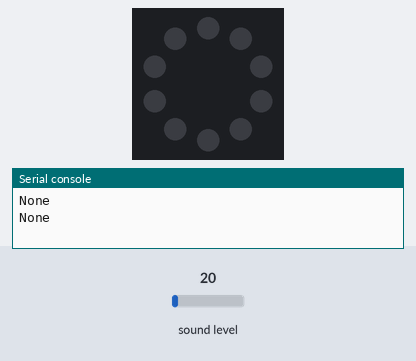
This program was run on a simulated Circuit Playground running CircuitPython. On the bench: the board's ring of 10 RGB LEDs (number 0 left of the top, counting anticlockwise), the last lines printed to the serial console. The inputs (shaded band) are chosen by the test bench; at power-on: sound level 20. Dim RGB values are drawn brighter than linear.

Above: at 1.2 s.
1.3 s: sound level set to 64
At 1.93 s:
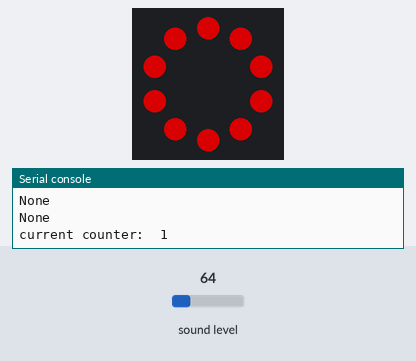
At 2.93 s:
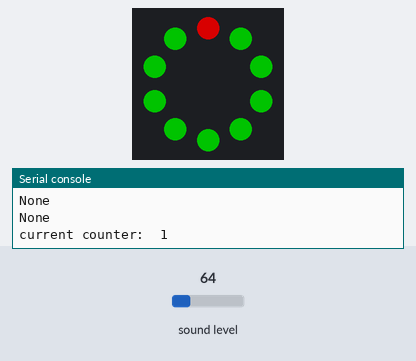
3.0 s: sound level set to 5
4.5 s: sound level set to 128
At 5.67 s:
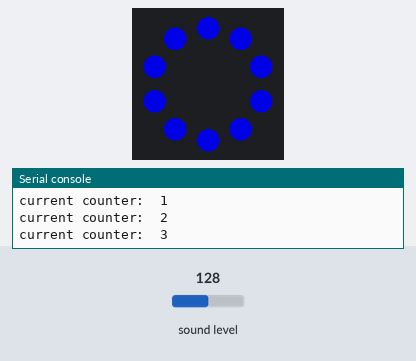

Measured:
- after the input at 1.3 s, the LEDs: first change after 0.05 s (image 1 shows a later state)
- after the input at 4.5 s, the LEDs: first change after 0.11 s (image 3 shows a later state)

The program:

homework_example.py
```python
# ----------------------IMPORT LIBRARIES --------------------------------

import board
import touchio
import digitalio
import analogio
import array
import audiobusio


import time
import random

import adafruit_lis3dh # import for accelerometer
import busio

import adafruit_simplemath
import math
import neopixel
import adafruit_thermistor


# print board pins
print(help(board))
# print adafruit_simplemath library to see available functions we might use
print(help(adafruit_simplemath))

# SETUP --------------------------------------------------------------------
#------------------------------------------------------------------

#  NeoPixel setup
pixels = neopixel.NeoPixel(board.NEOPIXEL, 10, brightness=0.9, auto_write=True)

# variable to light sensor-----------------------------------------
light = analogio.AnalogIn(board.LIGHT)

# thermistor
thermistor = adafruit_thermistor.Thermistor(
    board.TEMPERATURE, 10000, 10000, 25, 3950)


#  NeoPixel colors
col1 = (0, 255, 0)
col2 = (0, 255, 255)
col3 = (0, 0, 255)
col4 = (100, 0, 255)
col5 = (30, 130, 255)
col6 = (100, 0, 0)
col7 = (120, 0, 55)


#  array of NeoPixel colors
colors = [col1, col2, col3, col4, col5, col6, col7]


# setup for sound sensor-------------------------------------------:
# functions for sound stuff-----------------------------------------------------------------------:

# Restrict value to be between floor and ceiling.
def constrain(value, floor, ceiling):
    return max(floor, min(value, ceiling))

# Scale input_value between output_min and output_max, exponentially.
def log_scale(input_value, input_min, input_max, output_min, output_max):
    normalized_input_value = (input_value - input_min) / \
                             (input_max - input_min)
    return output_min + \
        math.pow(normalized_input_value, SCALE_EXPONENT) \
        * (output_max - output_min)

# Remove DC bias before computing RMS.
def normalized_rms(values):
    minbuf = int(mean(values))
    samples_sum = sum(
        float(sample - minbuf) * (sample - minbuf)
        for sample in values
    )

    return math.sqrt(samples_sum / len(values))

def mean(values):
    return sum(values) / len(values)

# Exponential scaling factor.
# Should probably be in range -10 .. 10 to be reasonable.
CURVE = 2
SCALE_EXPONENT = math.pow(10, CURVE * -0.1)

# Number of samples to read at once.
NUM_SAMPLES = 160

# https://learn.adafruit.com/adafruit-circuit-playground-bluefruit/playground-sound-meter
mic = audiobusio.PDMIn(board.MICROPHONE_CLOCK, board.MICROPHONE_DATA,sample_rate=16000, bit_depth=16)
# RECORDS A QUICK BIT OF SOUND_ WHAT IT SHOULD SOUND LIKE AT LOWEST VOLUME
samples = array.array('H', [0] * NUM_SAMPLES)
mic.record(samples, len(samples))
# Set lowest level to expect, plus a little.
input_floor = normalized_rms(samples) + 10
# OR: used a fixed floor
# input_floor = 50


## -------------VARIABLES ---------------------------------------


audio_threshold = 500
counter = 0
num_pixels = 10

red = (155, 0 , 0)
green = (0, 100, 0 )
blue = (0, 0, 200 )
off = (0, 0, 0)


## ----------------------PROGRAM ------------------------------------------------------
## -------------------------------------------------------------

while True:


# # SOUND SENSOR ------------------------------------------------------------------
    mic.record(samples, len(samples))
    audio_level = normalized_rms(samples)
    # print(audio_level)

    if audio_level > audio_threshold:

        counter += 1  #

        if counter == 1:
            for i in range(num_pixels):
                pixels[i] = red
                time.sleep(0.05)

        elif counter == 2:
            for i in range(num_pixels):
                pixels[i] = green
                time.sleep(0.1)

        elif counter == 3:
            for i in range(num_pixels):
                pixels[i] = blue
                time.sleep(0.1)

        elif counter == 4:
            for i in range(num_pixels):
                pixels[i] = off
                time.sleep(0.1)

            counter = 0


        print("current counter: ", counter )
        time.sleep(0.1)


# -LIGHT SENSOR-----------------------------------------------------------------

    ## light.value is what is storing our light sensor value ...this is not normalized from 0-1 in the code :
    # print(light.value)

# -----------------TEMPERATURE ---------

    # temp_c = thermistor.temperature
#     temp_f = thermistor.temperature * 9 / 5 + 32
#     print(temp_f)


    time.sleep(0.1)


# Write your code here :-)
```
